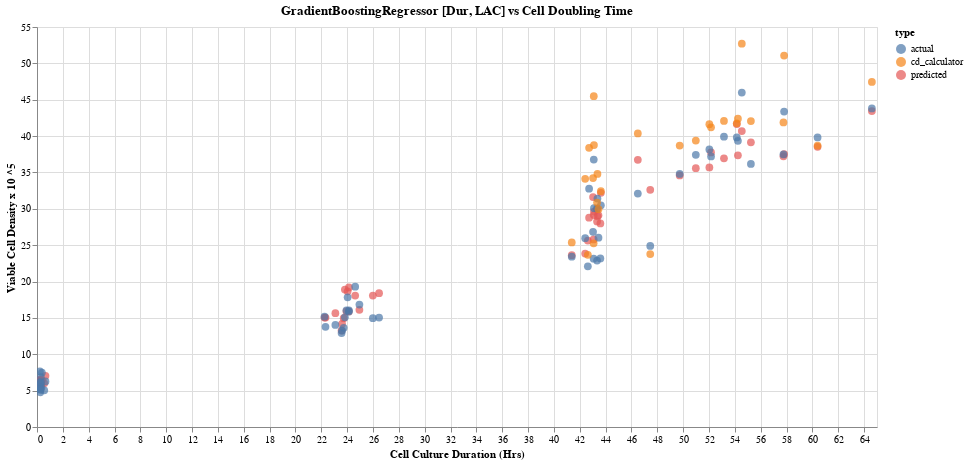

This figure's notebook cell:
### Code cell
chart3 = alt.Chart(to_plot_x).mark_circle(size=60,).encode(
    alt.X('duration', title='Cell Culture Duration (Hrs)'),
    alt.Y('VCD',title='Viable Cell Density x 10 ^5'),
    color = 'type',
    tooltip = ["type", 'VCD', 'duration','Process_lot']

).properties(
    width=840,
    height=400,
    title='GradientBoostingRegressor [Dur, LAC] vs Cell Doubling Time'
)
sav = (chart3 ).interactive()

sav

### Figure 1 — Vega-Lite specification as saved in the notebook (floating-point values rounded to 4 significant figures; data arrays with more than 128 entries replaced by an {"elided": "..."} marker saying what was removed)
{"config": {"view": {"continuousWidth": 400, "continuousHeight": 300}}, "data": {"name": "data-5d4089bf7c5e99ec8f91b8d74b33ad70"}, "mark": {"type": "circle", "size": 60}, "encoding": {"color": {"type": "nominal", "field": "type"}, "tooltip": [{"type": "nominal", "field": "type"}, {"type": "quantitative", "field": "VCD"}, {"type": "quantitative", "field": "duration"}, {"type": "quantitative", "field": "Process_lot"}], "x": {"type": "quantitative", "field": "duration", "title": "Cell Culture Duration (Hrs)"}, "y": {"type": "quantitative", "field": "VCD", "title": "Viable Cell Density x 10 ^5"}}, "height": 400, "selection": {"selector003": {"type": "interval", "bind": "scales", "encodings": ["x", "y"]}}, "title": "GradientBoostingRegressor [Dur, LAC] vs Cell Doubling Time", "width": 840, "$schema": "https://vega.github.io/schema/vega-lite/v4.8.1.json", "datasets": {"data-5d4089bf7c5e99ec8f91b8d74b33ad70": {"elided": "141 records"}}}
